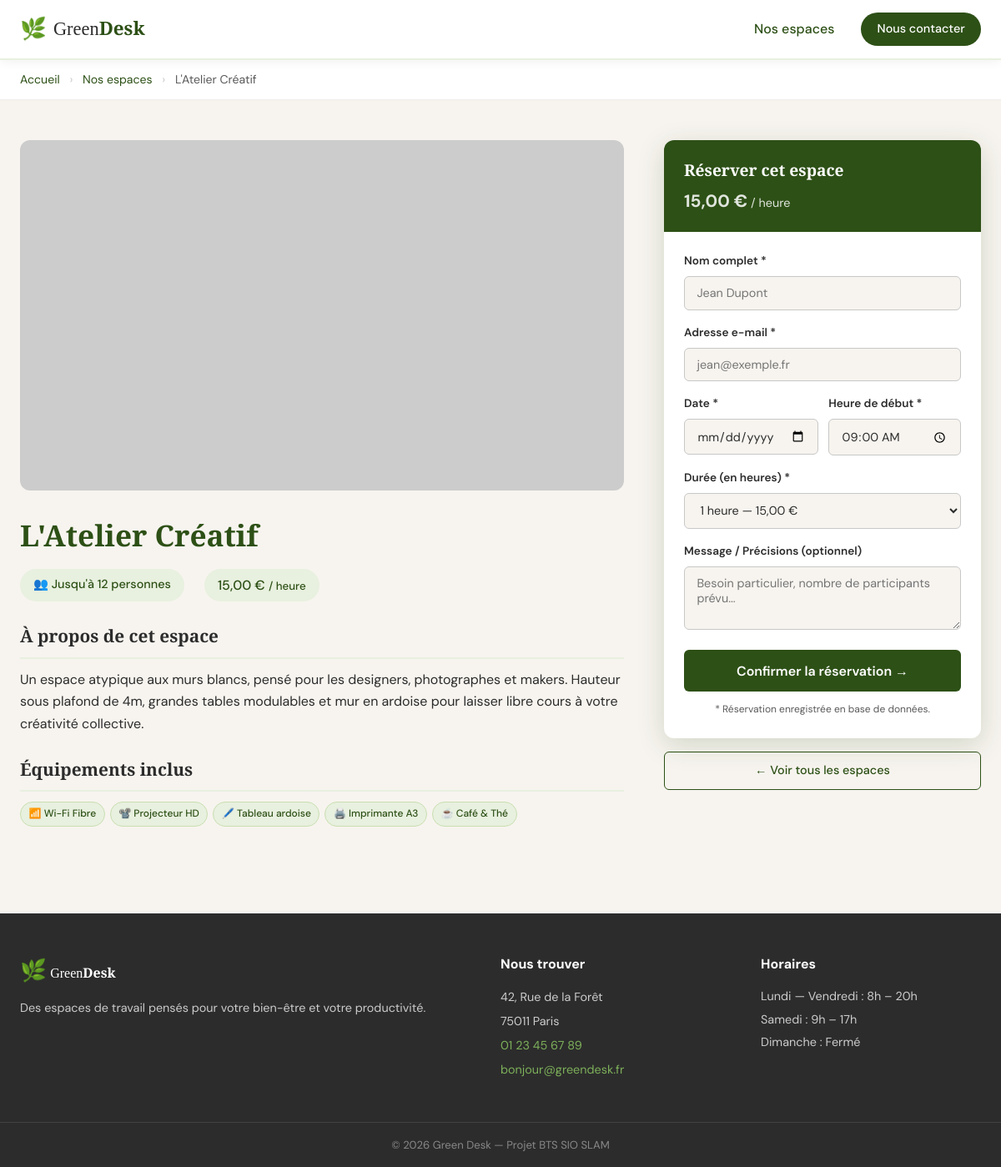
Screenshot of /details.php?id=4 with the database file from the repository.
### tables this page shows
CREATE TABLE espaces (
    id          INT          AUTO_INCREMENT PRIMARY KEY, 
    nom         VARCHAR(100) NOT NULL,                   
    description TEXT         NOT NULL,                  
    prix_heure  DECIMAL(6,2) NOT NULL,                   
    capacite    TINYINT      NOT NULL,                
    image_url   VARCHAR(255) DEFAULT NULL,              
    equipements VARCHAR(255) DEFAULT NULL                
);

### details.php (the view, shortened to what this page needs)
<?php
require_once 'db.php';
$id = isset($_GET['id']) ? (int)$_GET['id'] : 0;
$espace = getEspaceById($id);
require_once 'header.php';
?>
<nav class="breadcrumb">
    <div class="container">
        <a href="index.php">Accueil</a>
        <span class="sep">›</span>
        <a href="index.php">Nos espaces</a>
        <span class="sep">›</span>
        <span><?= htmlspecialchars($espace['nom']) ?></span>
    </div>
</nav>
<div class="container detail-layout">
    <article class="detail-main">
        <?php if (!empty($espace['image_url'])) : ?>
        <div class="detail-image-wrapper">
            <img
                src="<?= htmlspecialchars($espace['image_url']) ?>"
                alt="Photo de <?= htmlspecialchars($espace['nom']) ?>"
                class="detail-image"
                onerror="this.style.display='none'; this.parentElement.classList.add('img-fallback');"
            >
        </div>
        <?php endif; ?>
        <div class="detail-header">
            <h1 class="detail-title"><?= htmlspecialchars($espace['nom']) ?></h1>
            <div class="detail-meta">
                <span class="meta-item">👥 Jusqu'à <?= (int)$espace['capacite'] ?> personnes</span>
                <span class="meta-item meta-price">
                    <?= number_format($espace['prix_heure'], 2, ',', ' ') ?> € <small>/ heure</small>
                </span>
            </div>
        </div>
        <div class="detail-description">
            <h2>À propos de cet espace</h2>
            <p><?= nl2br(htmlspecialchars($espace['description'])) ?></p>
        </div>
        <div class="detail-equipements">
            <h2>Équipements inclus</h2>
            <?= getEquipements($espace['equipements']) ?>
        </div>
    </article>
    <aside class="detail-sidebar">
        <div class="resa-card">
            <div class="resa-card-header">
                <h3>Réserver cet espace</h3>
                <p class="resa-price">
                    <strong><?= number_format($espace['prix_heure'], 2, ',', ' ') ?> €</strong> / heure
                </p>
            </div>
            <form method="post" action="" class="resa-form">
                <div class="form-group">
                    <label for="nom">Nom complet *</label>
                    <input type="text" id="nom" name="nom" placeholder="Jean Dupont" required
                        value="<?= htmlspecialchars($_POST['nom'] ?? '') ?>">
                </div>
                <div class="form-group">
                    <label for="email">Adresse e-mail *</label>
                    <input type="email" id="email" name="email" placeholder="jean@exemple.fr" required
                        value="<?= htmlspecialchars($_POST['email'] ?? '') ?>">
                </div>
                <div class="form-row">
                    <div class="form-group">
                        <label for="date">Date *</label>
                        <input type="date" id="date" name="date" required
                            min="<?= date('Y-m-d') ?>"
                            value="<?= htmlspecialchars($_POST['date'] ?? '') ?>">
                    </div>
                    <div class="form-group">
                        <label for="heure">Heure de début *</label>
                        <input type="time" id="heure" name="heure" min="08:00" max="19:00" required
                            value="<?= htmlspecialchars($_POST['heure'] ?? '09:00') ?>">
                    </div>
                </div>
                <div class="form-group">
                    <label for="duree">Durée (en heures) *</label>
                    <select id="duree" name="duree" required>
                        <?php for ($h = 1; $h <= 8; $h++) : ?>
                            <option value="<?= $h ?>" <?= (($_POST['duree'] ?? 1) == $h) ? 'selected' : '' ?>>
                                <?= $h ?> heure<?= $h > 1 ? 's' : '' ?>
                            </option>
                        <?php endfor; ?>
                    </select>
                </div>
                <div class="form-group">
                    <label for="message">Message / Précisions (optionnel)</label>
                    <textarea id="message" name="message" rows="3"
                        placeholder="Besoin particulier, nombre de participants prévu..."
                    ><?= htmlspecialchars($_POST['message'] ?? '') ?></textarea>
                </div>
                <button type="submit" class="btn-submit">
                    Confirmer la réservation →
                </button>
                <p class="resa-notice">* Réservation enregistrée en base de données.</p>
            </form>
        </div>
        <a href="index.php" class="btn-back">← Voir tous les espaces</a>
    </aside>
</div>
<?php require_once 'footer.php'; ?>

### db.php (shortened to what this page needs)
<?php
try {
    $dsn = "mysql:host=" . DB_HOST . ";dbname=" . DB_NAME . ";charset=" . DB_CHARSET;
    $options = [
        PDO::ATTR_ERRMODE            => PDO::ERRMODE_EXCEPTION,
        PDO::ATTR_DEFAULT_FETCH_MODE => PDO::FETCH_ASSOC,
        PDO::ATTR_EMULATE_PREPARES   => false,
    ];
    $pdo = new PDO($dsn, DB_USER, DB_PASS, $options);
} catch (PDOException $e) {
    die('<p style="color:red;font-family:monospace;">Erreur de connexion BDD : ' . htmlspecialchars($e->getMessage()) . '</p>');
}
function getEquipements(string $string): string
{
    $items = array_map('trim', explode(',', $string));
    $icones = [
        'Wi-Fi Fibre'      => '📶',
        'Café & Thé'       => '☕',
        'Projecteur HD'    => '📽️',
        'Écran 4K'         => '🖥️',
        'Tableau blanc'    => '🗒️',
        'Tableau ardoise'  => '🖊️',
        'Climatisation'    => '❄️',
        'Visioconférence'  => '📹',
        'Imprimante'       => '🖨️',
        'Imprimante A3'    => '🖨️',
        'Casiers sécurisés'=> '🔒',
        'Casier dédié'     => '🔒',
        'Téléphone fixe'   => '📞',
    ];
    $html = '<div class="equipements-list">';
    foreach ($items as $item) {
        $icone = $icones[$item] ?? '✔';
        $html .= '<span class="badge-equipement">' . $icone . ' ' . htmlspecialchars($item) . '</span>';
    }
    $html .= '</div>';
    return $html;
}
function getEspaceById(int $id)
{
    global $pdo;
    $stmt = $pdo->prepare('SELECT * FROM espaces WHERE id = :id');
    $stmt->execute([':id' => $id]);
    return $stmt->fetch();
}

### rows the page displays
espaces: nom "L'Atelier Créatif", capacite "12", prix_heure "15,00", description "Un espace atypique aux murs blancs, pensé pour les designers, photographes et makers. Hauteur sous plafond de 4m, grandes tables modulables et mur en ardoise pour laisser libre cours à votre créativité collective.", equipements "📶", equipements "Wi-Fi Fibre", equipements "📽️", equipements "Projecteur HD", equipements "🖊️", equipements "Tableau ardoise", equipements "🖨️", equipements "Imprimante A3", equipements "☕", equipements "Café & Thé"

### other values shown
form field duree "1 heure — 15,00 €"
